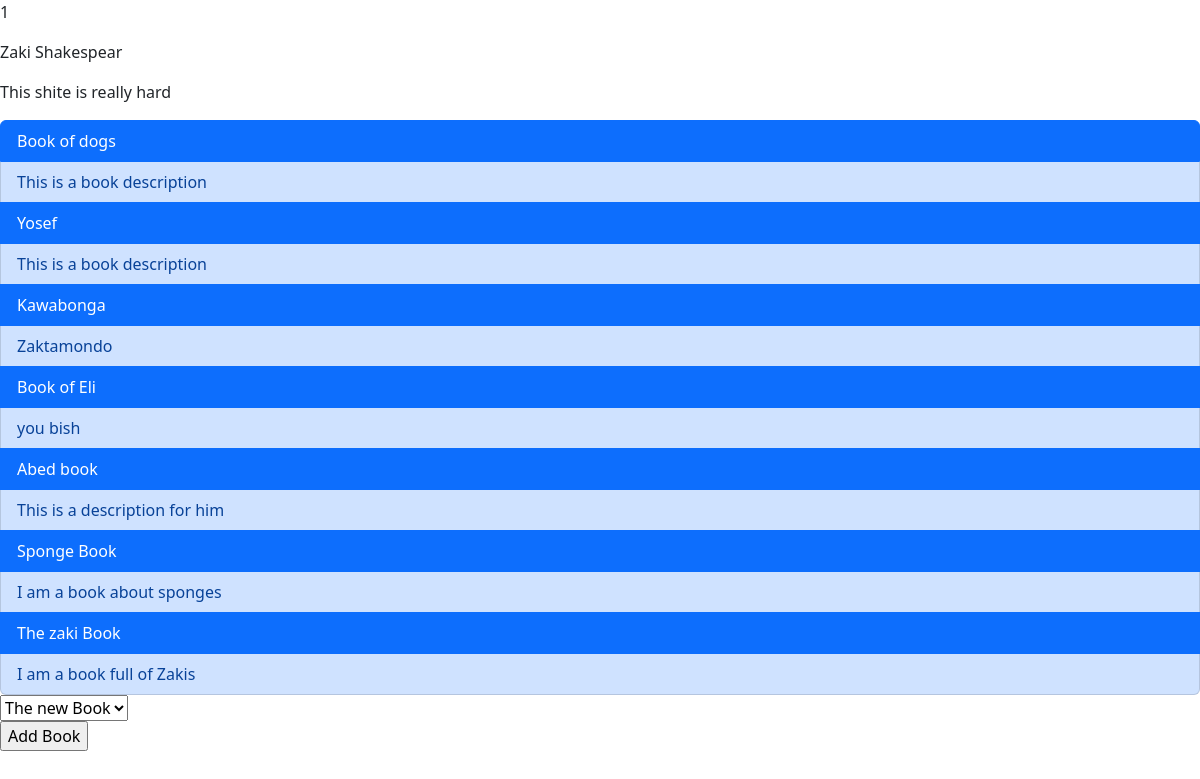
/authors/1, run on an earlier commit of the app's database.
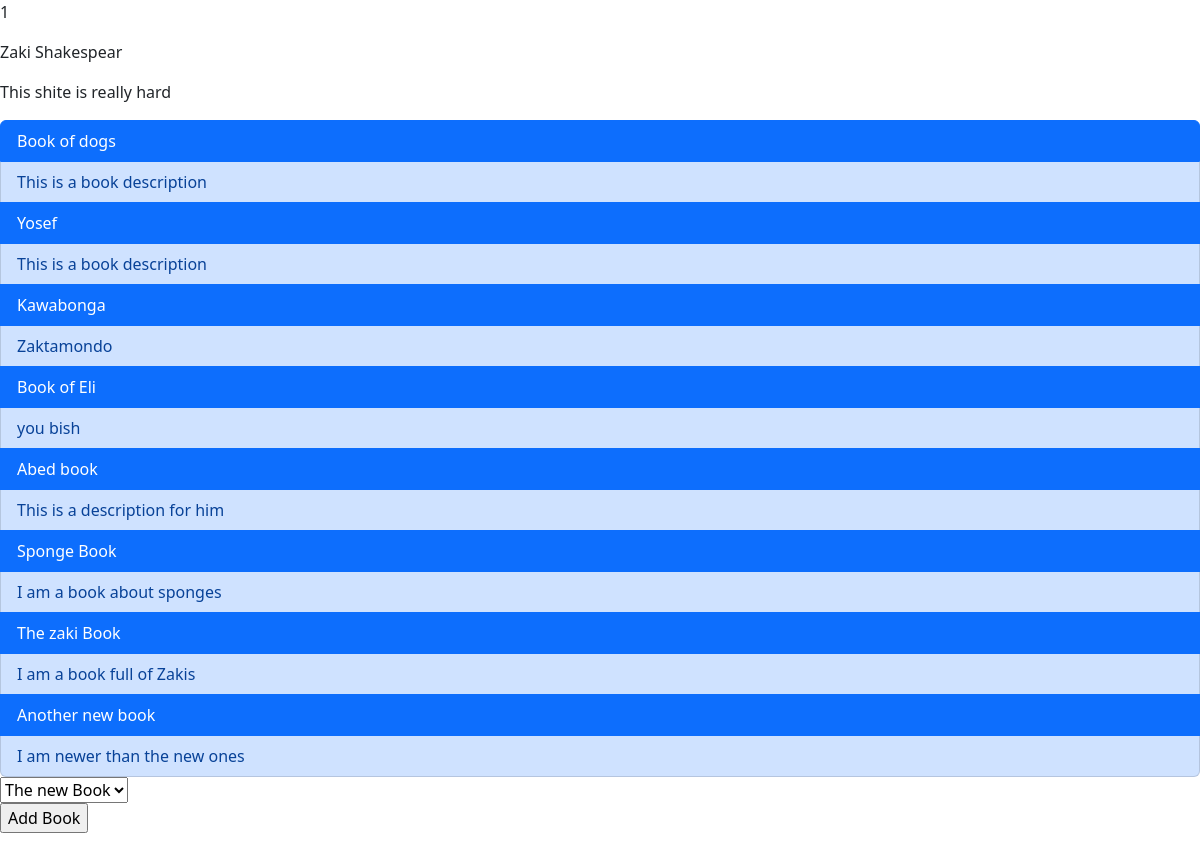
And on a later commit of the database.
### myAuthorsApp/models.py (models this page shows)
class Book(models.Model):
	title = models.CharField(max_length=255)
	description = models.TextField(default = "This is a book description")
	created_at = models.DateTimeField(auto_now_add=True)
	updated_at = models.DateTimeField(auto_now=True)

### myAuthorsApp/views.py (the view)
# urls.py: path('authors/<int:id>', views.view_authors),
def view_authors(request, id):
    context = {
        'authors': Author.objects.get(id = int(id)),
        'books': Book.objects.all(),
        'auth': Author.objects.all(),
    }
    return render(request, "authorsResult.html", context)

### myAuthorsApp/templates/authorsResult.html (shortened to what this page needs)
<!DOCTYPE html>
<html lang="en">
<head>
    <link href="https://cdn.jsdelivr.net/npm/bootstrap@5.2.1/dist/css/bootstrap.min.css" rel="stylesheet">
</head>
<body>
    <p>{{authors.id}}</p>
    <p>{{authors.firstname}} {{authors.lastname}}</p>
    <p>{{authors.notes}}</p>
    <ul class="list-group">
    {% for book in authors.books.all %}
    <li class="list-group-item list-group-item-action active">{{book.title}}</li>
    <li class="list-group-item list-group-item-primary">{{book.description}}</li>
    {%endfor%}
    </ul>
    <form action="/book_to_auth/{{authors.id}}" method="post">
        <select name="bookToAuth">
            {% for book in books %}
            {% if authors not in book.authors.all %}
            <option value="{{book.id}}">{{book.title}}</option>
            {%endif%}
            {%endfor%}
        </select>
        <p><input type="submit" value="Add Book"></p>
    </form>
</body>
</html>

What changed in the data, as far as the page shows it:
added Book: title "Another new book", description "I am newer than the new ones"
